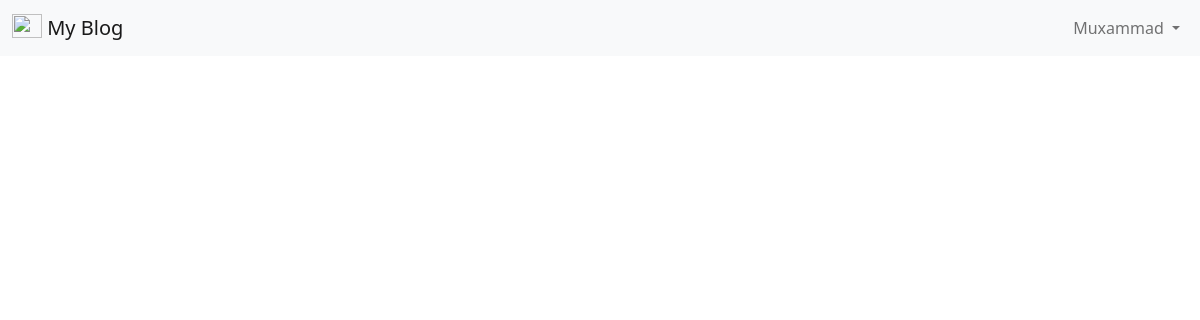
Page /articles/ (signed in) on the earlier database version.
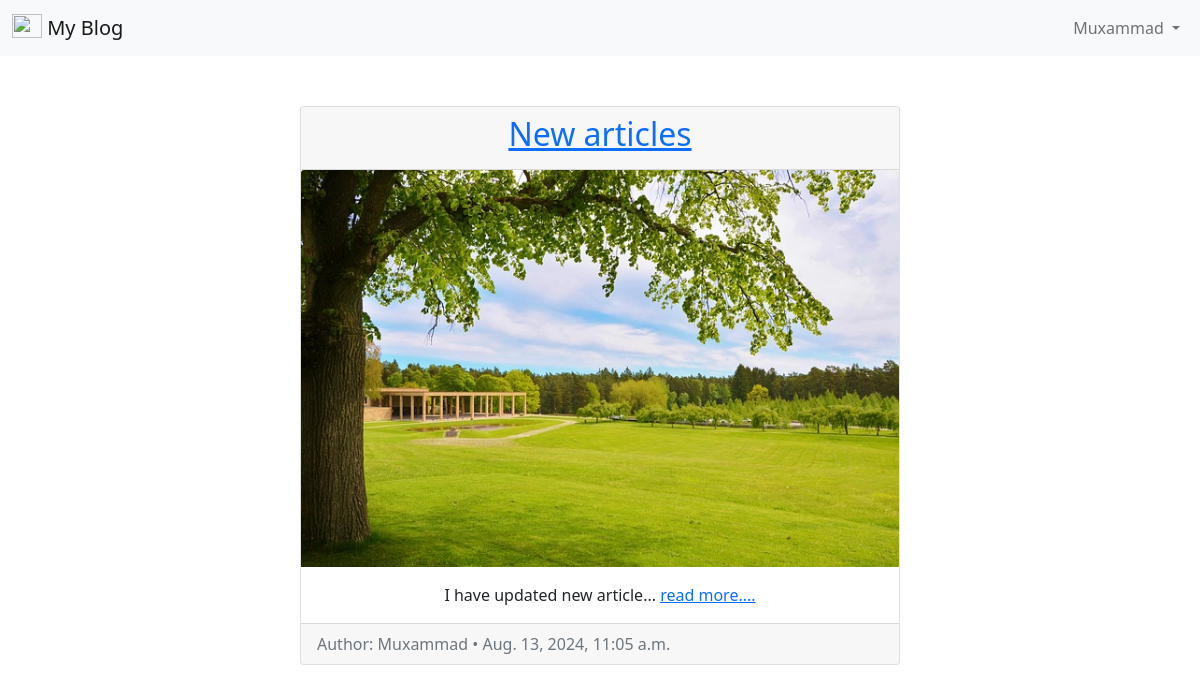
Same page on the later database version.
### articles/models.py (models this page shows, shortened)
class Articles(models.Model):
    title = models.CharField(max_length=120)
    summary = models.CharField(max_length=200, blank=True)
    body = RichTextField(blank=True)
    date = models.DateTimeField(auto_now_add=True)
    image = models.ImageField(upload_to='images/', blank=True)
    author = models.ForeignKey(
        get_user_model(),
        on_delete=models.CASCADE,
    )

### accounts/models.py (models this page shows)
class CustomUser(AbstractUser):
    age = models.PositiveIntegerField(null=True, blank=True)

### articles/views.py (the view)
# urls.py: path('', ArticleListView.as_view(), name='article_list'),
class ArticleListView(LoginRequiredMixin, ListView):
    template_name = 'article_list.html'
    model = Articles

### templates/article_list.html
{% extends 'base.html' %}
{% block content %}
{% for article in object_list %}
<div class="d-flex justify-content-center">
    <div class="card" style="width: 90%; max-width: 600px; margin: 50px auto;">
        <div class="card-header text-center">
            <span class="font-weight-bold">
                <a href="{% url 'article_detail' article.pk %}"><h2>{{ article.title }}</h2></a>
            </span>
        </div>
        {% if article.image %}
        <img class="card-img-top" src="{{ article.image.url }}" alt="{{ article.title }}">
        {% endif %}
        <div class="card-body text-center">
            {{ article.summary }}... <a href="{% url 'article_detail' article.pk %}">read more....</a>
        </div>
        <div class="card-footer text-left text-muted">
            <span class="text-muted">Author: {{ article.author | title }} • {{ article.date }}</span>
        </div>
    </div>
</div>
{% endfor %}
{% endblock content %}

Differences in the rows shown:
added Articles: title "New articles", image (picture), summary "I have updated new article", author "Muxammad", date "Aug. 13, 2024, 11:05 a.m."
